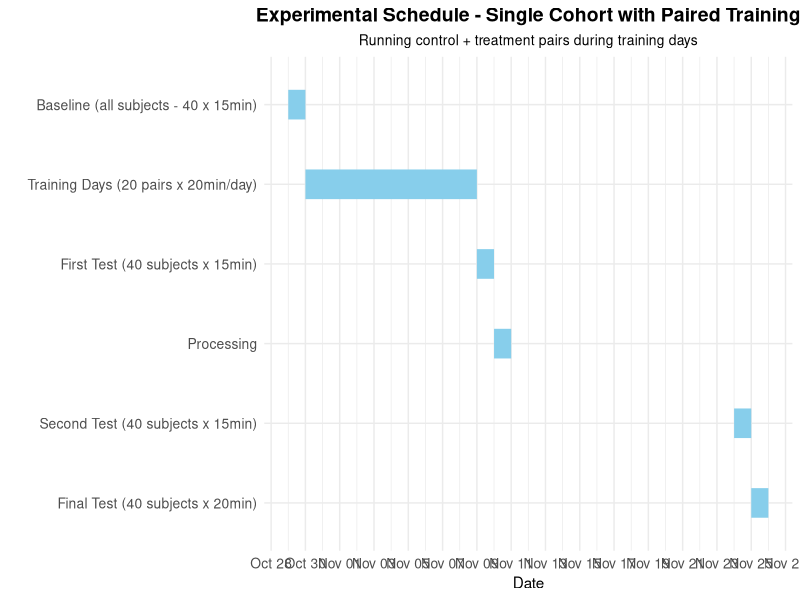

R code for this plot:
library(ggplot2)
library(dplyr)

# Create data for single cohort with paired training
start_date <- as.Date("2024-10-29")  # arbitrary start date

tasks <- data.frame(
  Task = c("Baseline (all subjects - 40 x 15min)", 
           "Training Days (20 pairs x 20min/day)",
           "First Test (40 subjects x 15min)",
           "Processing",
           "Second Test (40 subjects x 15min)",
           "Final Test (40 subjects x 20min)"),
  Start = c(
    start_date,
    start_date + 1,
    start_date + 11,
    start_date + 12,
    start_date + 26,
    start_date + 27
  ),
  Duration = c(1, 10, 1, 1, 1, 1)
)

# Calculate end dates
tasks$End <- tasks$Start + tasks$Duration

# Create the Gantt chart
ggplot(tasks, aes(y = reorder(Task, desc(Start)), x = Start, xend = End)) +
  geom_segment(size = 10, aes(yend = Task), color = "skyblue") +
  labs(title = "Experimental Schedule - Single Cohort with Paired Training",
       subtitle = "Running control + treatment pairs during training days",
       x = "Date",
       y = "") +
  theme_minimal() +
  theme(plot.title = element_text(hjust = 0.5, size = 14, face = "bold"),
        plot.subtitle = element_text(hjust = 0.5, size = 10),
        axis.text = element_text(size = 10)) +
  scale_x_date(date_breaks = "2 days", date_labels = "%b %d")


















